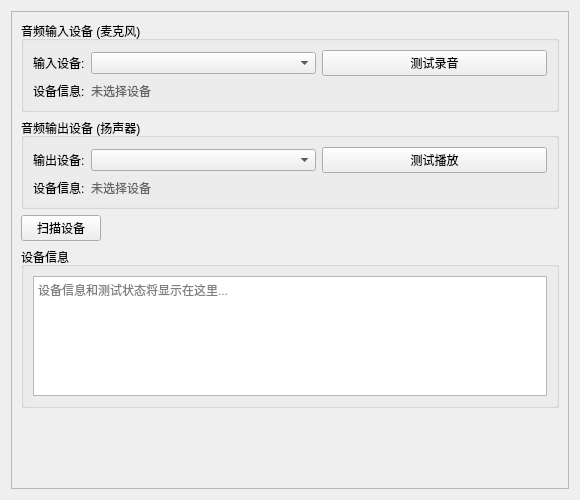
<?xml version="1.0" encoding="UTF-8"?>
<ui version="4.0">
 <class>AudioWidget</class>
 <widget class="QWidget" name="AudioWidget">
  <property name="geometry">
   <rect>
    <x>0</x>
    <y>0</y>
    <width>580</width>
    <height>500</height>
   </rect>
  </property>
  <property name="windowTitle">
   <string>音频设备</string>
  </property>
  <layout class="QVBoxLayout" name="verticalLayout">
   <item>
    <widget class="QScrollArea" name="scrollArea">
     <property name="widgetResizable">
      <bool>true</bool>
     </property>
     <widget class="QWidget" name="scrollAreaWidgetContents">
      <property name="geometry">
       <rect>
        <x>0</x>
        <y>0</y>
        <width>578</width>
        <height>480</height>
       </rect>
      </property>
      <layout class="QVBoxLayout" name="contentLayout">
       <item>
        <widget class="QGroupBox" name="input_device_group">
         <property name="title">
          <string>音频输入设备 (麦克风)</string>
         </property>
         <layout class="QFormLayout" name="input_layout">
          <item row="0" column="0">
           <widget class="QLabel" name="label_input_device">
            <property name="text">
             <string>输入设备:</string>
            </property>
           </widget>
          </item>
          <item row="0" column="1">
           <layout class="QHBoxLayout" name="input_device_layout">
            <item>
             <widget class="QComboBox" name="input_device_combo">
              <property name="placeholderText">
               <string>请选择麦克风设备...</string>
              </property>
             </widget>
            </item>
            <item>
             <widget class="QPushButton" name="test_input_btn">
              <property name="text">
               <string>测试录音</string>
              </property>
             </widget>
            </item>
           </layout>
          </item>
          <item row="1" column="0">
           <widget class="QLabel" name="label_input_info">
            <property name="text">
             <string>设备信息:</string>
            </property>
           </widget>
          </item>
          <item row="1" column="1">
           <widget class="QLabel" name="input_info_label">
            <property name="text">
             <string>未选择设备</string>
            </property>
            <property name="styleSheet">
             <string>color: #666;</string>
            </property>
           </widget>
          </item>
         </layout>
        </widget>
       </item>
       <item>
        <widget class="QGroupBox" name="output_device_group">
         <property name="title">
          <string>音频输出设备 (扬声器)</string>
         </property>
         <layout class="QFormLayout" name="output_layout">
          <item row="0" column="0">
           <widget class="QLabel" name="label_output_device">
            <property name="text">
             <string>输出设备:</string>
            </property>
           </widget>
          </item>
          <item row="0" column="1">
           <layout class="QHBoxLayout" name="output_device_layout">
            <item>
             <widget class="QComboBox" name="output_device_combo">
              <property name="placeholderText">
               <string>请选择扬声器设备...</string>
              </property>
             </widget>
            </item>
            <item>
             <widget class="QPushButton" name="test_output_btn">
              <property name="text">
               <string>测试播放</string>
              </property>
             </widget>
            </item>
           </layout>
          </item>
          <item row="1" column="0">
           <widget class="QLabel" name="label_output_info">
            <property name="text">
             <string>设备信息:</string>
            </property>
           </widget>
          </item>
          <item row="1" column="1">
           <widget class="QLabel" name="output_info_label">
            <property name="text">
             <string>未选择设备</string>
            </property>
            <property name="styleSheet">
             <string>color: #666;</string>
            </property>
           </widget>
          </item>
         </layout>
        </widget>
       </item>
       <item>
        <layout class="QHBoxLayout" name="scan_layout">
         <item>
          <widget class="QPushButton" name="scan_devices_btn">
           <property name="text">
            <string>扫描设备</string>
           </property>
          </widget>
         </item>
         <item>
          <spacer name="scan_spacer">
           <property name="orientation">
            <enum>Qt::Horizontal</enum>
           </property>
           <property name="sizeHint" stdset="0">
            <size>
             <width>40</width>
             <height>20</height>
            </size>
           </property>
          </spacer>
         </item>
        </layout>
       </item>
       <item>
        <widget class="QGroupBox" name="status_group">
         <property name="title">
          <string>设备信息</string>
         </property>
         <layout class="QVBoxLayout" name="status_layout">
          <item>
           <widget class="QTextEdit" name="status_text">
            <property name="maximumSize">
             <size>
              <width>16777215</width>
              <height>120</height>
             </size>
            </property>
            <property name="readOnly">
             <bool>true</bool>
            </property>
            <property name="placeholderText">
             <string>设备信息和测试状态将显示在这里...</string>
            </property>
           </widget>
          </item>
         </layout>
        </widget>
       </item>
       <item>
        <spacer name="verticalSpacer">
         <property name="orientation">
          <enum>Qt::Vertical</enum>
         </property>
         <property name="sizeHint" stdset="0">
          <size>
           <width>20</width>
           <height>40</height>
          </size>
         </property>
        </spacer>
       </item>
      </layout>
     </widget>
    </widget>
   </item>
  </layout>
 </widget>
 <resources/>
 <connections/>
</ui>
